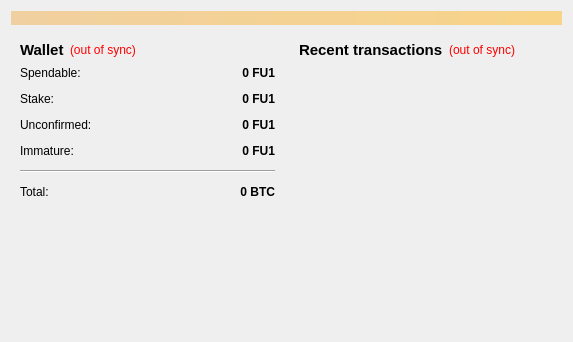
<?xml version="1.0" encoding="UTF-8"?>
<ui version="4.0">
 <class>OverviewPage</class>
 <widget class="QWidget" name="OverviewPage">
  <property name="geometry">
   <rect>
    <x>0</x>
    <y>0</y>
    <width>573</width>
    <height>342</height>
   </rect>
  </property>
  <property name="windowTitle">
   <string>Form</string>
  </property>
  <layout class="QVBoxLayout" name="topLayout">
   <item>
    <widget class="QLabel" name="labelAlerts">
     <property name="visible">
      <bool>false</bool>
     </property>
     <property name="styleSheet">
      <string notr="true">background-color: qlineargradient(x1: 0, y1: 0, x2: 1, y2: 0, stop:0 #F0D0A0, stop:1 #F8D488);  color:#000000
</string>
     </property>
     <property name="wordWrap">
      <bool>true</bool>
     </property>
     <property name="margin">
      <number>3</number>
     </property>
    </widget>
   </item>
   <item>
    <layout class="QHBoxLayout" name="horizontalLayout" stretch="1,1">
     <item>
      <layout class="QVBoxLayout" name="verticalLayout_2">
       <item>
        <widget class="QWidget" name="widget" native="true">
         <layout class="QVBoxLayout" name="verticalLayout_4">
          <item>
           <layout class="QHBoxLayout" name="horizontalLayout_4">
            <item>
             <widget class="QLabel" name="label_5">
              <property name="font">
               <font>
                <pointsize>11</pointsize>
                <weight>75</weight>
                <bold>true</bold>
               </font>
              </property>
              <property name="text">
               <string>Wallet</string>
              </property>
             </widget>
            </item>
            <item>
             <widget class="QLabel" name="labelWalletStatus">
              <property name="toolTip">
               <string>The displayed information may be out of date. Your wallet automatically synchronizes with the FutureCoin1 network after a connection is established, but this process has not completed yet.</string>
              </property>
              <property name="styleSheet">
               <string notr="true">QLabel { color: red; }</string>
              </property>
              <property name="text">
               <string notr="true">(out of sync)</string>
              </property>
              <property name="alignment">
               <set>Qt::AlignLeading|Qt::AlignLeft|Qt::AlignVCenter</set>
              </property>
             </widget>
            </item>
            <item>
             <spacer name="horizontalSpacer_2">
              <property name="orientation">
               <enum>Qt::Horizontal</enum>
              </property>
              <property name="sizeHint" stdset="0">
               <size>
                <width>40</width>
                <height>20</height>
               </size>
              </property>
             </spacer>
            </item>
           </layout>
          </item>
          <item>
           <layout class="QFormLayout" name="formLayout_2">
            <property name="fieldGrowthPolicy">
             <enum>QFormLayout::AllNonFixedFieldsGrow</enum>
            </property>
            <property name="horizontalSpacing">
             <number>12</number>
            </property>
            <property name="verticalSpacing">
             <number>12</number>
            </property>
            <item row="0" column="0">
             <widget class="QLabel" name="label">
              <property name="text">
               <string>Spendable:</string>
              </property>
             </widget>
            </item>
            <item row="0" column="1">
             <widget class="QLabel" name="labelBalance">
              <property name="font">
               <font>
                <weight>75</weight>
                <bold>true</bold>
               </font>
              </property>
              <property name="cursor">
               <cursorShape>IBeamCursor</cursorShape>
              </property>
              <property name="toolTip">
               <string>Your current spendable balance</string>
              </property>
              <property name="text">
               <string notr="true">0 FU1</string>
              </property>
              <property name="alignment">
               <set>Qt::AlignRight|Qt::AlignTrailing|Qt::AlignVCenter</set>
              </property>
              <property name="textInteractionFlags">
               <set>Qt::LinksAccessibleByMouse|Qt::TextSelectableByKeyboard|Qt::TextSelectableByMouse</set>
              </property>
             </widget>
            </item>
            <item row="1" column="0">
             <widget class="QLabel" name="label_6">
              <property name="text">
               <string>Stake:</string>
              </property>
             </widget>
            </item>
            <item row="1" column="1">
             <widget class="QLabel" name="labelStake">
              <property name="font">
               <font>
                <weight>75</weight>
                <bold>true</bold>
               </font>
              </property>
              <property name="cursor">
               <cursorShape>IBeamCursor</cursorShape>
              </property>
              <property name="toolTip">
               <string>Total of coins that was staked, and do not yet count toward the current balance</string>
              </property>
              <property name="text">
               <string notr="true">0 FU1</string>
              </property>
              <property name="alignment">
               <set>Qt::AlignRight|Qt::AlignTrailing|Qt::AlignVCenter</set>
              </property>
              <property name="textInteractionFlags">
               <set>Qt::LinksAccessibleByMouse|Qt::TextSelectableByKeyboard|Qt::TextSelectableByMouse</set>
              </property>
             </widget>
            </item>
            <item row="2" column="0">
             <widget class="QLabel" name="label_3">
              <property name="text">
               <string>Unconfirmed:</string>
              </property>
             </widget>
            </item>
            <item row="2" column="1">
             <widget class="QLabel" name="labelUnconfirmed">
              <property name="font">
               <font>
                <weight>75</weight>
                <bold>true</bold>
               </font>
              </property>
              <property name="cursor">
               <cursorShape>IBeamCursor</cursorShape>
              </property>
              <property name="toolTip">
               <string>Total of transactions that have yet to be confirmed, and do not yet count toward the current balance</string>
              </property>
              <property name="text">
               <string notr="true">0 FU1</string>
              </property>
              <property name="alignment">
               <set>Qt::AlignRight|Qt::AlignTrailing|Qt::AlignVCenter</set>
              </property>
              <property name="textInteractionFlags">
               <set>Qt::LinksAccessibleByMouse|Qt::TextSelectableByKeyboard|Qt::TextSelectableByMouse</set>
              </property>
             </widget>
            </item>
            <item row="3" column="0">
             <widget class="QLabel" name="labelImmatureText">
              <property name="text">
               <string>Immature:</string>
              </property>
             </widget>
            </item>
            <item row="3" column="1">
             <widget class="QLabel" name="labelImmature">
              <property name="font">
               <font>
                <weight>75</weight>
                <bold>true</bold>
               </font>
              </property>
              <property name="toolTip">
               <string>Mined balance that has not yet matured</string>
              </property>
              <property name="text">
               <string notr="true">0 FU1</string>
              </property>
              <property name="alignment">
               <set>Qt::AlignRight|Qt::AlignTrailing|Qt::AlignVCenter</set>
              </property>
              <property name="textInteractionFlags">
               <set>Qt::LinksAccessibleByMouse|Qt::TextSelectableByKeyboard|Qt::TextSelectableByMouse</set>
              </property>
             </widget>
            </item>
            <item row="4" column="0" colspan="2">
             <widget class="Line" name="line">
              <property name="orientation">
               <enum>Qt::Horizontal</enum>
              </property>
             </widget>
            </item>
            <item row="5" column="0">
             <widget class="QLabel" name="labelTotalText">
              <property name="text">
               <string>Total:</string>
              </property>
             </widget>
            </item>
            <item row="5" column="1">
             <widget class="QLabel" name="labelTotal">
              <property name="font">
               <font>
                <weight>75</weight>
                <bold>true</bold>
               </font>
              </property>
              <property name="cursor">
               <cursorShape>IBeamCursor</cursorShape>
              </property>
              <property name="toolTip">
               <string>Your current total balance</string>
              </property>
              <property name="text">
               <string notr="true">0 BTC</string>
              </property>
              <property name="alignment">
               <set>Qt::AlignRight|Qt::AlignTrailing|Qt::AlignVCenter</set>
              </property>
              <property name="textInteractionFlags">
               <set>Qt::LinksAccessibleByMouse|Qt::TextSelectableByKeyboard|Qt::TextSelectableByMouse</set>
              </property>
             </widget>
            </item>
           </layout>
          </item>
         </layout>
        </widget>
       </item>
       <item>
        <spacer name="verticalSpacer">
         <property name="orientation">
          <enum>Qt::Vertical</enum>
         </property>
         <property name="sizeHint" stdset="0">
          <size>
           <width>20</width>
           <height>40</height>
          </size>
         </property>
        </spacer>
       </item>
      </layout>
     </item>
     <item>
      <layout class="QVBoxLayout" name="verticalLayout_3">
       <item>
        <widget class="QWidget" name="widget_2" native="true">
         <layout class="QVBoxLayout" name="verticalLayout">
          <item>
           <layout class="QHBoxLayout" name="horizontalLayout_2">
            <item>
             <widget class="QLabel" name="label_4">
              <property name="font">
               <font>
                <pointsize>11</pointsize>
                <weight>75</weight>
                <bold>true</bold>
               </font>
              </property>
              <property name="text">
               <string>&lt;b&gt;Recent transactions&lt;/b&gt;</string>
              </property>
             </widget>
            </item>
            <item>
             <widget class="QLabel" name="labelTransactionsStatus">
              <property name="toolTip">
               <string>The displayed information may be out of date. Your wallet automatically synchronizes with the FutureCoin1 network after a connection is established, but this process has not completed yet.</string>
              </property>
              <property name="styleSheet">
               <string notr="true">QLabel { color: red; }</string>
              </property>
              <property name="text">
               <string notr="true">(out of sync)</string>
              </property>
              <property name="alignment">
               <set>Qt::AlignRight|Qt::AlignTrailing|Qt::AlignVCenter</set>
              </property>
             </widget>
            </item>
            <item>
             <spacer name="horizontalSpacer">
              <property name="orientation">
               <enum>Qt::Horizontal</enum>
              </property>
              <property name="sizeHint" stdset="0">
               <size>
                <width>40</width>
                <height>20</height>
               </size>
              </property>
             </spacer>
            </item>
           </layout>
          </item>
          <item>
           <widget class="QListView" name="listTransactions">
            <property name="styleSheet">
             <string notr="true">QListView { background: transparent; }</string>
            </property>
            <property name="frameShape">
             <enum>QFrame::NoFrame</enum>
            </property>
            <property name="verticalScrollBarPolicy">
             <enum>Qt::ScrollBarAlwaysOff</enum>
            </property>
            <property name="horizontalScrollBarPolicy">
             <enum>Qt::ScrollBarAlwaysOff</enum>
            </property>
            <property name="selectionMode">
             <enum>QAbstractItemView::NoSelection</enum>
            </property>
           </widget>
          </item>
         </layout>
        </widget>
       </item>
      </layout>
     </item>
    </layout>
   </item>
  </layout>
 </widget>
 <resources/>
 <connections/>
</ui>
